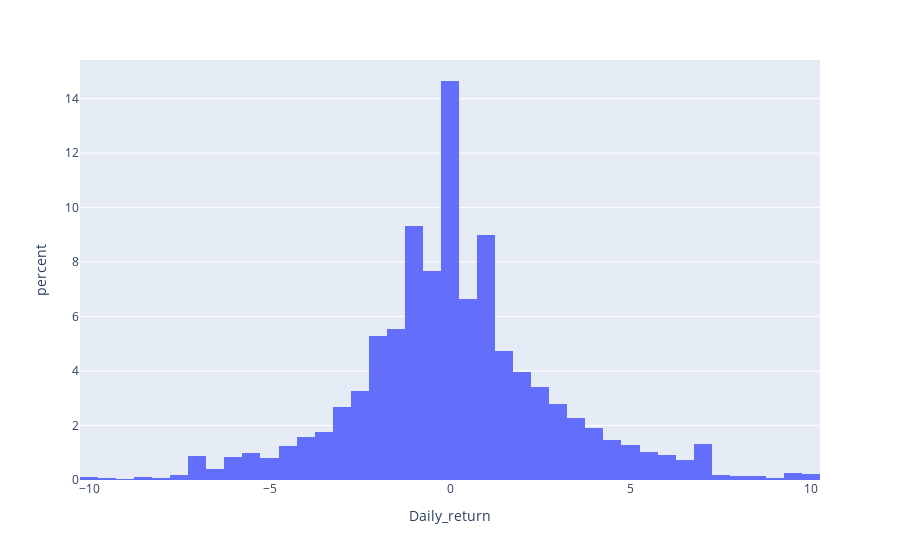

The cell this chart's notebook holds for it:
### Code cell
fig = go.Figure()
px.histogram(df, x="Daily_return",histnorm='percent')
#ff.create_distplot(df, group_labels)

### Figure 1 — Plotly figure (JSON) as saved in the notebook; plotly's stock layout.template omitted (floating-point values rounded to 4 significant figures; data arrays with more than 128 entries replaced by an {"elided": "..."} marker saying what was removed)
{"data": [{"alignmentgroup": "True", "bingroup": "x", "histnorm": "percent", "hovertemplate": "Daily_return=%{x}<br>percent=%{y}<extra></extra>", "legendgroup": "", "marker": {"color": "#636efa", "pattern": {"shape": ""}}, "name": "", "offsetgroup": "", "orientation": "v", "showlegend": false, "type": "histogram", "x": {"elided": "2922 float values"}, "xaxis": "x", "yaxis": "y"}], "layout": {"barmode": "relative", "legend": {"tracegroupgap": 0}, "margin": {"t": 60}, "xaxis": {"anchor": "y", "domain": [0, 1], "title": {"text": "Daily_return"}}, "yaxis": {"anchor": "x", "domain": [0, 1], "title": {"text": "percent"}}}}
